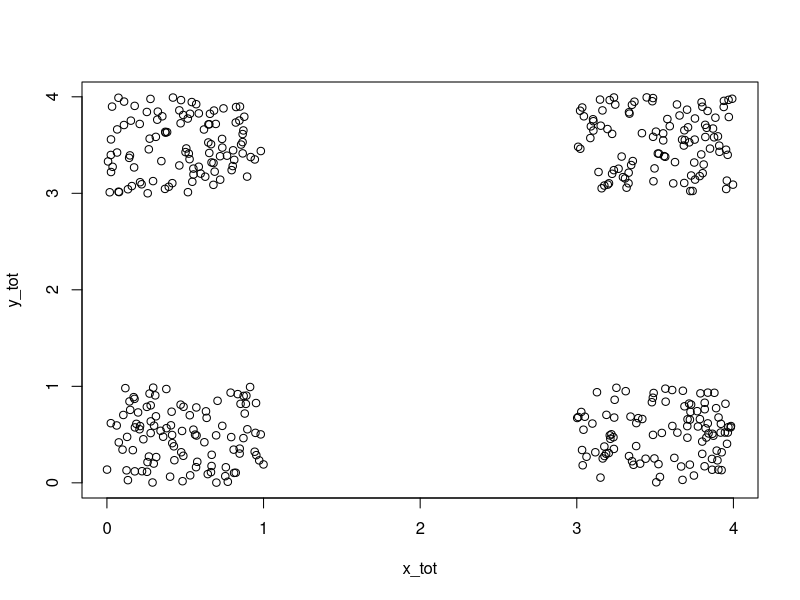

This figure's R source:
x1<-runif(100,0,1)
x2<-runif(100,3,4)
x3<-runif(100,0,1)
x4<-runif(100,3,4)
x_un1<-union(x1,x2)
x_un2<-union(x3,x4)
x_tot<-union(x_un1,x_un2)


y1<-runif(100,0,1)
y2<-runif(100,0,1)
y3<-runif(100,3,4)
y4<-runif(100,3,4)
y_un1<-union(y1,y2)
y_un2<-union(y3,y4)
y_tot<-union(y_un1,y_un2)


final<-data.frame(x_tot,y_tot)

plot(final)

library(foreign)
write.arff(final,file="points.arff")
